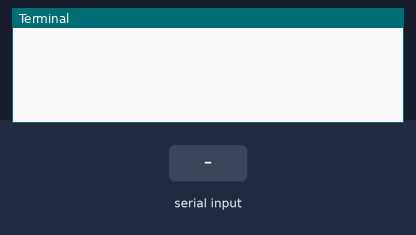
Bench run of a program on a simulated Raspberry Pi (BCM pin numbers). On the bench: the last lines printed to the terminal. The test bench sets the inputs (shaded band).

Above: at 3.2 s.
3.3 s: "5\n" received over the second serial link
At 5.6 s:
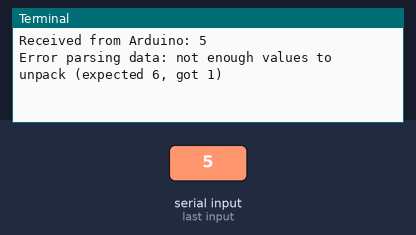
6.3 s: "90\n" received over the second serial link
At 8.4 s:
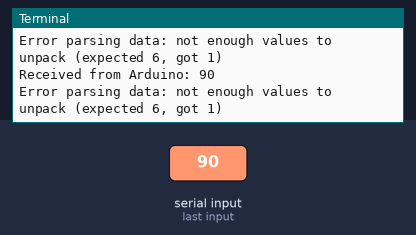

Measured:
- after the input at 3.3 s, the terminal: prints a new line after 1.7 s (image 1)
- after the input at 6.3 s, the terminal: prints a new line after 0.70 s (image 2)

The program:

farm_sensor.py
```python
import adafruit_dht
import board
import RPi.GPIO as GPIO
import time
import serial
import firebase_admin
from firebase_admin import credentials, db

# Firebase 인증 및 초기화
cred = credentials.Certificate("/home/pi/WiringPi/key.json")  # 서비스 계정 키 파일 경로
firebase_admin.initialize_app(cred, {
    'databaseURL': 'https://weather-6a3c7-default-rtdb.firebaseio.com/'  # Firebase Realtime Database URL
})

# GPIO 설정
GPIO.setmode(GPIO.BCM)

# 시리얼 포트 설정 (예시: /dev/ttyACM0)
ser = serial.Serial('/dev/ttyACM0', 9600, timeout=1)
time.sleep(2)  # 포트 안정화 대기

# Firebase에 데이터를 업로드하는 함수
def upload_to_firebase(co2, temperature, humidity, illuminance, phVal, waterTemp):
    # 날짜별로 경로 설정
    date_path = time.strftime('%Y-%m-%d')  # 예: "2023-08-21"
    time_path = time.strftime('%H-%M-%S')
    ref = db.reference(f'sensorData/{date_path}/{time_path}')

    # 데이터 업로드
    ref.push({
        'co2': co2,
        'temperature': temperature,
        'humidity': humidity,
        'illuminance': illuminance,
        'pHVal': phVal,
        'waterTem': waterTemp,
        'timestamp': time.strftime('%Y-%m-%d %H:%M:%S')
    })
    print("Data uploaded to Firebase")

try:
    while True:
        # 아두이노로부터 데이터 수신
        receivedData = ser.readline().decode('utf-8').rstrip()
        if receivedData:
            print(f"Received from Arduino: {receivedData}")

            # 데이터 파싱
            try:
                co2_part, temp_part, hum_part, illuminance_part, ph_part, waterTemp_part = receivedData.split(", ")

                # CO2 값 추출
                co2_value = int(co2_part.split(": ")[1])

                # 온도 값 추출
                temp_value = float(temp_part.split(": ")[1])

                # 습도 값 추출
                hum_value = float(hum_part.split(": ")[1])

                # 조도 값 추출
                illuminance_value = float(illuminance_part.split(": ")[1])

                # pH 값 추출
                phVal = float(ph_part.split(": ")[1])

                # 수온 값 추출
                waterTemp_value = float(waterTemp_part.split(": ")[1])

                # Firebase에 데이터 업로드
                upload_to_firebase(co2_value, temp_value, hum_value, illuminance_value, phVal, waterTemp_value)
            except Exception as e:
                print(f"Error parsing data: {e}")

        time.sleep(2)  # 2초마다 데이터 전송

except KeyboardInterrupt:
    print("Program interrupted")

finally:
    ser.close()  # 시리얼 포트 닫기
```
